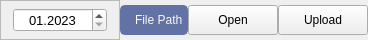
       <widget class="QFrame" name="frame_Update">
        <property name="minimumSize">
         <size>
          <width>0</width>
          <height>40</height>
         </size>
        </property>
        <property name="maximumSize">
         <size>
          <width>16777215</width>
          <height>40</height>
         </size>
        </property>
        <layout class="QHBoxLayout" name="horizontalLayout_4">
         <property name="spacing">
          <number>0</number>
         </property>
         <property name="leftMargin">
          <number>0</number>
         </property>
         <property name="topMargin">
          <number>0</number>
         </property>
         <property name="rightMargin">
          <number>0</number>
         </property>
         <property name="bottomMargin">
          <number>0</number>
         </property>
         <item>
          <widget class="QFrame" name="frame_4">
           <property name="minimumSize">
            <size>
             <width>0</width>
             <height>40</height>
            </size>
           </property>
           <layout class="QHBoxLayout" name="horizontalLayout_5">
            <property name="spacing">
             <number>0</number>
            </property>
            <property name="leftMargin">
             <number>0</number>
            </property>
            <property name="topMargin">
             <number>0</number>
            </property>
            <property name="rightMargin">
             <number>0</number>
            </property>
            <property name="bottomMargin">
             <number>0</number>
            </property>
            <item>
             <widget class="QFrame" name="frame_6">
              <property name="minimumSize">
               <size>
                <width>120</width>
                <height>40</height>
               </size>
              </property>
              <property name="maximumSize">
               <size>
                <width>150</width>
                <height>40</height>
               </size>
              </property>
              <property name="frameShape">
               <enum>QFrame::StyledPanel</enum>
              </property>
              <property name="frameShadow">
               <enum>QFrame::Raised</enum>
              </property>
              <layout class="QVBoxLayout" name="verticalLayout_5">
               <property name="spacing">
                <number>0</number>
               </property>
               <property name="leftMargin">
                <number>12</number>
               </property>
               <property name="topMargin">
                <number>0</number>
               </property>
               <property name="rightMargin">
                <number>12</number>
               </property>
               <property name="bottomMargin">
                <number>0</number>
               </property>
               <item>
                <widget class="QDateEdit" name="rep_date">
                 <property name="font">
                  <font>
                   <pointsize>10</pointsize>
                  </font>
                 </property>
                 <property name="alignment">
                  <set>Qt::AlignCenter</set>
                 </property>
                 <property name="dateTime">
                  <datetime>
                   <hour>3</hour>
                   <minute>0</minute>
                   <second>0</second>
                   <year>2023</year>
                   <month>1</month>
                   <day>1</day>
                  </datetime>
                 </property>
                 <property name="maximumDate">
                  <date>
                   <year>10000</year>
                   <month>1</month>
                   <day>1</day>
                  </date>
                 </property>
                 <property name="maximumTime">
                  <time>
                   <hour>2</hour>
                   <minute>59</minute>
                   <second>59</second>
                  </time>
                 </property>
                 <property name="minimumTime">
                  <time>
                   <hour>3</hour>
                   <minute>0</minute>
                   <second>0</second>
                  </time>
                 </property>
                 <property name="displayFormat">
                  <string>MM.yyyy</string>
                 </property>
                 <property name="timeSpec">
                  <enum>Qt::LocalTime</enum>
                 </property>
                 <property name="date">
                  <date>
                   <year>2023</year>
                   <month>1</month>
                   <day>1</day>
                  </date>
                 </property>
                </widget>
               </item>
              </layout>
             </widget>
            </item>
            <item>
             <widget class="QLabel" name="label_invoice_File">
              <property name="minimumSize">
               <size>
                <width>0</width>
                <height>30</height>
               </size>
              </property>
              <property name="maximumSize">
               <size>
                <width>16777215</width>
                <height>30</height>
               </size>
              </property>
              <property name="styleSheet">
               <string notr="true">background-color: #6272a4;
border-radius: 5px;
border: 2px solid #6272a4;
padding-left: 10px;
selection-color: rgb(255, 255, 255);
selection-background-color: rgb(255, 121, 198);
color: #f8f8f2;</string>
              </property>
              <property name="text">
               <string>File Path</string>
              </property>
             </widget>
            </item>
           </layout>
          </widget>
         </item>
         <item>
          <widget class="QFrame" name="frame_5">
           <property name="minimumSize">
            <size>
             <width>120</width>
             <height>40</height>
            </size>
           </property>
           <property name="maximumSize">
            <size>
             <width>250</width>
             <height>16777215</height>
            </size>
           </property>
           <layout class="QHBoxLayout" name="horizontalLayout_3">
            <property name="spacing">
             <number>0</number>
            </property>
            <property name="leftMargin">
             <number>0</number>
            </property>
            <property name="topMargin">
             <number>0</number>
            </property>
            <property name="rightMargin">
             <number>0</number>
            </property>
            <property name="bottomMargin">
             <number>0</number>
            </property>
            <item>
             <widget class="QPushButton" name="btn_open_file">
              <property name="minimumSize">
               <size>
                <width>90</width>
                <height>30</height>
               </size>
              </property>
              <property name="maximumSize">
               <size>
                <width>90</width>
                <height>16777215</height>
               </size>
              </property>
              <property name="text">
               <string>Open</string>
              </property>
              <property name="icon">
               <iconset resource="../../static/resource.qrc">
                <normaloff>:/icon/icon/folder.svg</normaloff>:/icon/icon/folder.svg</iconset>
              </property>
             </widget>
            </item>
            <item>
             <widget class="QPushButton" name="btn_upload_file">
              <property name="minimumSize">
               <size>
                <width>90</width>
                <height>30</height>
               </size>
              </property>
              <property name="maximumSize">
               <size>
                <width>90</width>
                <height>16777215</height>
               </size>
              </property>
              <property name="text">
               <string>Upload</string>
              </property>
              <property name="icon">
               <iconset resource="../../static/resource.qrc">
                <normaloff>:/icon/icon/upload.svg</normaloff>:/icon/icon/upload.svg</iconset>
              </property>
             </widget>
            </item>
           </layout>
          </widget>
         </item>
        </layout>
       </widget>
